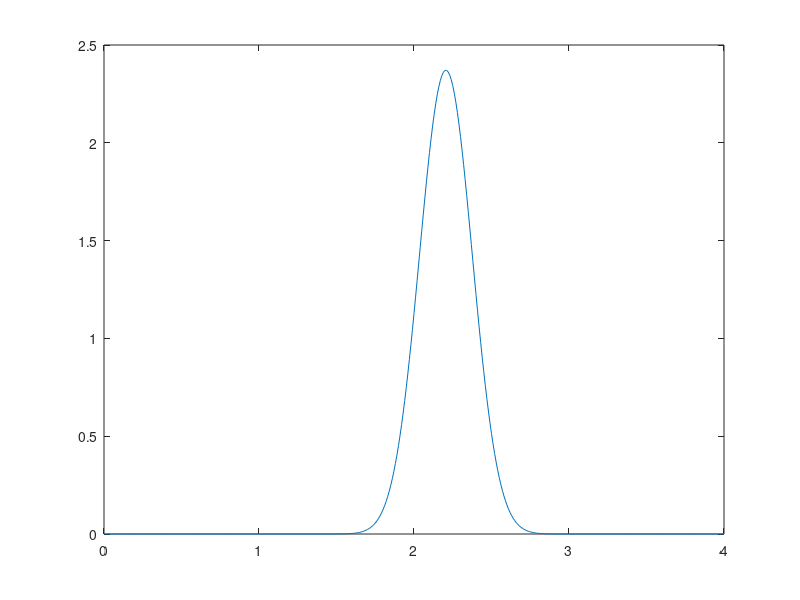

Write the MATLAB code that produced this figure.
% 
x = 0:0.01:4;
N = 100000;
Vp = 2.8;
Verased = 1.4;
time = 5*365*24*3600;

% Gaussian Properties
Ks = 0.38;
Kd = 4e-4;
Km = 4e-6;
t0 = 3600;
mu = -Ks*(Vp-Verased)*Kd*(N^0.5)*log(1 + time/t0);
sigma2 = Ks*(Vp-Verased)*Km*(N^0.6)*log(1 + time/t0);
sigma = sqrt(sigma2);

%Uniform Properties
a = Vp;
b = Vp + 0.25;

combinedPDF = (normcdf((x-a),mu,sigma) - normcdf((x-b),mu,sigma))./(b-a);
plot(x,combinedPDF)
hold on

% Time domain approach
% data=[];
% for x2 = 0:0.01:6
% t = (a+mu):0.001:(b+mu);
% integrand = exp(((t-x2).^2)./(2.*sigma2));
% integrated = (1/((b-a)*sqrt(2*pi*sigma2))) * trapz(integrand);
% data = [data;x2,1./integrated];
% end
% norm = 1/trapz(data(:,2));
% plot(data(:,1),data(:,2))